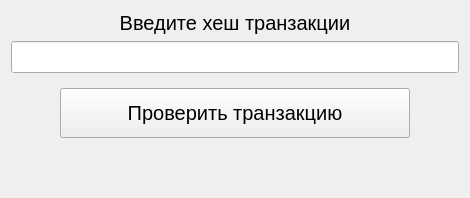
            <widget class="QWidget" name="page_check_hash">
             <property name="font">
              <font>
               <pointsize>15</pointsize>
              </font>
             </property>
             <layout class="QVBoxLayout" name="verticalLayout_9">
              <item>
               <widget class="QLabel" name="label_5">
                <property name="font">
                 <font>
                  <pointsize>15</pointsize>
                 </font>
                </property>
                <property name="text">
                 <string>Введите хеш транзакции</string>
                </property>
                <property name="alignment">
                 <set>Qt::AlignCenter</set>
                </property>
               </widget>
              </item>
              <item>
               <widget class="QLineEdit" name="check_hash_input"/>
              </item>
              <item>
               <widget class="QWidget" name="widget_2" native="true">
                <layout class="QHBoxLayout" name="horizontalLayout_12">
                 <item>
                  <spacer name="horizontalSpacer_5">
                   <property name="orientation">
                    <enum>Qt::Horizontal</enum>
                   </property>
                   <property name="sizeHint" stdset="0">
                    <size>
                     <width>40</width>
                     <height>20</height>
                    </size>
                   </property>
                  </spacer>
                 </item>
                 <item>
                  <widget class="QPushButton" name="check_hash_btn">
                   <property name="sizePolicy">
                    <sizepolicy hsizetype="Minimum" vsizetype="Ignored">
                     <horstretch>0</horstretch>
                     <verstretch>0</verstretch>
                    </sizepolicy>
                   </property>
                   <property name="minimumSize">
                    <size>
                     <width>350</width>
                     <height>50</height>
                    </size>
                   </property>
                   <property name="font">
                    <font>
                     <pointsize>15</pointsize>
                    </font>
                   </property>
                   <property name="text">
                    <string>Проверить транзакцию</string>
                   </property>
                  </widget>
                 </item>
                 <item>
                  <spacer name="horizontalSpacer_8">
                   <property name="orientation">
                    <enum>Qt::Horizontal</enum>
                   </property>
                   <property name="sizeHint" stdset="0">
                    <size>
                     <width>40</width>
                     <height>20</height>
                    </size>
                   </property>
                  </spacer>
                 </item>
                </layout>
               </widget>
              </item>
              <item>
               <spacer name="verticalSpacer_2">
                <property name="orientation">
                 <enum>Qt::Vertical</enum>
                </property>
                <property name="sizeHint" stdset="0">
                 <size>
                  <width>20</width>
                  <height>40</height>
                 </size>
                </property>
               </spacer>
              </item>
             </layout>
            </widget>
